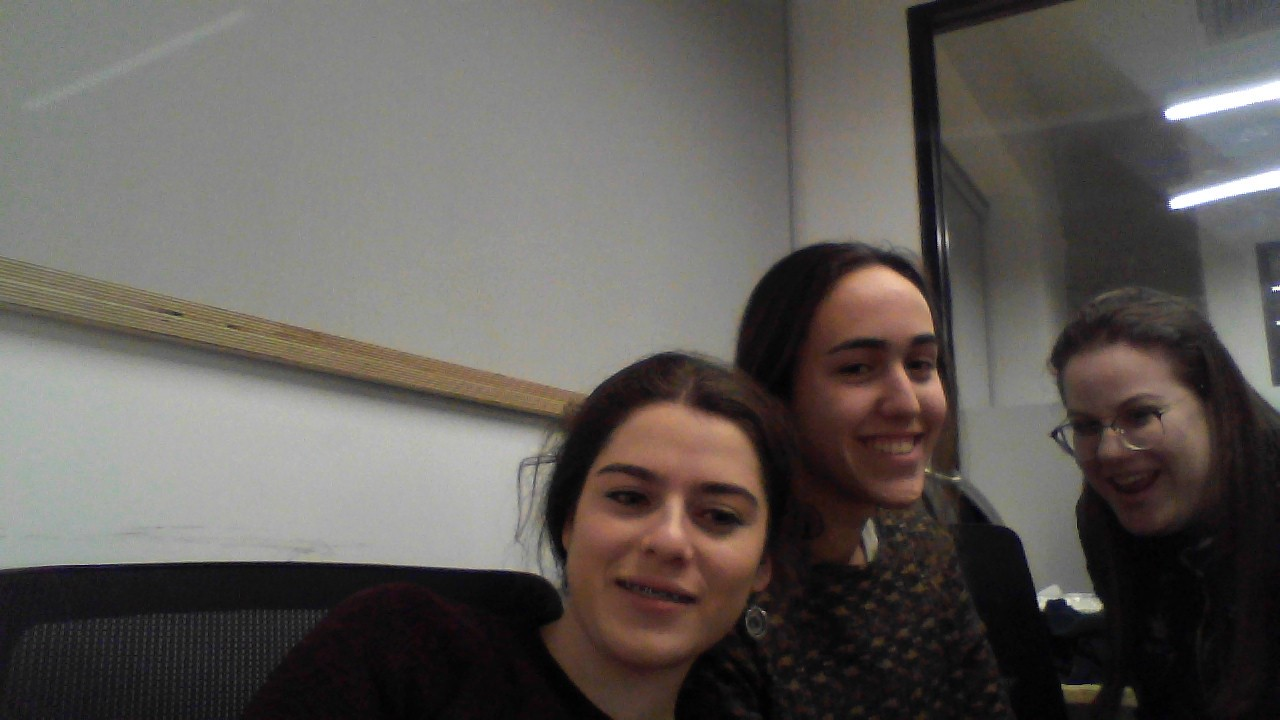
#> input picture Face-Detect/fa.png, 1280 x 720 px
$ python detect_face.py
#> lines starting #> are read from the running program, lines starting #| are printed output that depends on the picture; after the words box and inside, x2 and y2 are one past the last pixel; in counts of white or black regions, pixels touching at a corner belong together
from random import randint
import cv2
import sys
import os

CASCADE="Face_cascade.xml"
FACE_CASCADE=cv2.CascadeClassifier(CASCADE)

def detect_faces(image_path):


#> called with image_path = 'fa.png'
	image = cv2.imread(image_path)
#> image is the input picture: shape (720, 1280, 3); mean B, G, R 87.8, 91.7, 96.3
	image_grey=cv2.cvtColor(image,cv2.COLOR_BGR2GRAY)
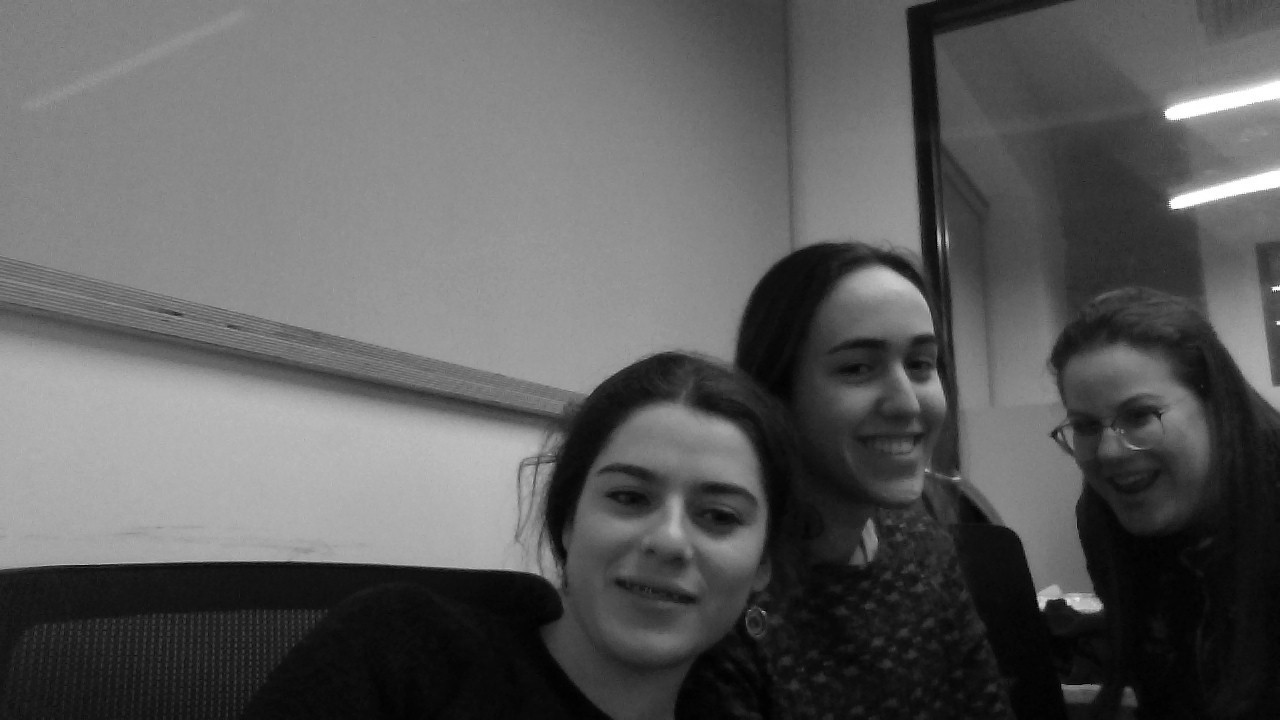
#> image_grey: shape (720, 1280); min 0, max 255, mean 92.6


	faces = FACE_CASCADE.detectMultiScale(image_grey,scaleFactor=1.16,minNeighbors=5,minSize=(25,25),flags=0)
#> faces = [[791, 288, 198, 198], [543, 404, 259, 259]]
	count_of_face = 0

	for x,y,w,h in faces:
	    sub_img=image[y-10:y+h+10,x-10:x+w+10]
	    os.chdir("Extracted")
	    cv2.imwrite(str(randint(0,10000))+".jpg",sub_img)
	    os.chdir("../")
	    cv2.rectangle(image,(x,y),(x+w,y+h),(255, 255,0),2)
#> this loop made 2 passes
#> pass 1, in detect_faces, `sub_img=image[y-10:y+h+10,x-10:x+w+10]`:
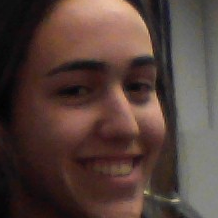
#> sub_img: shape (218, 218, 3); mean B, G, R 58.4, 64.6, 84.9
#> pass 2, in detect_faces, `sub_img=image[y-10:y+h+10,x-10:x+w+10]`:
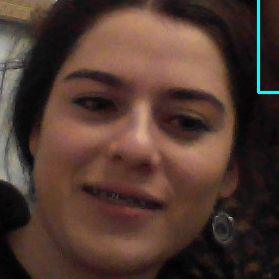
#> sub_img: shape (279, 279, 3); mean B, G, R 48.6, 57.8, 80.3
#> after the loop:
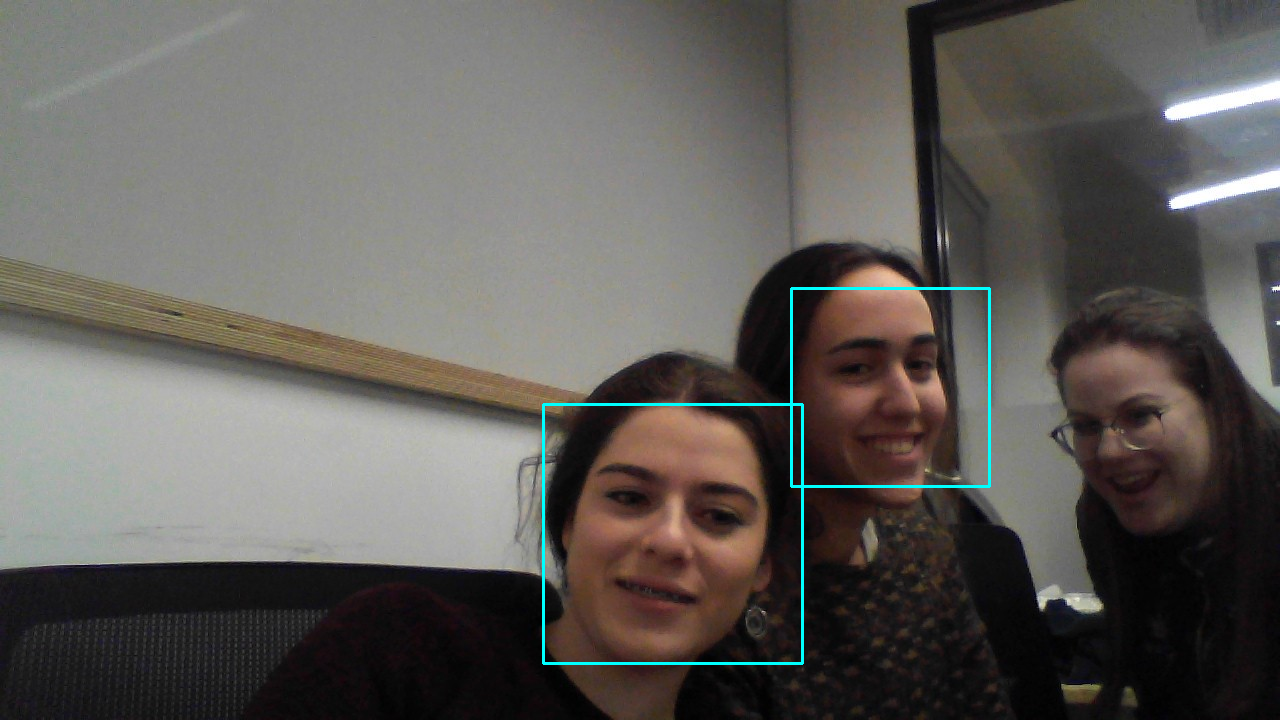
#> image: shape (720, 1280, 3); 0.59% of pixels changed, all inside (x1, y1, x2, y2) = (542, 287, 991, 665)
	count_of_face = print(len(faces))
#| 2


	cv2.imshow("Faces Found",image)
	if (cv2.waitKey(0) & 0xFF == ord('q')) or (cv2.waitKey(0) & 0xFF == ord('Q')):
#> (key q is pressed here)
		cv2.destroyAllWindows()

	return count_of_face

print(detect_faces('fa.png'))

$ run again, with Face-Detect/dd.png copied over Face-Detect/fa.png
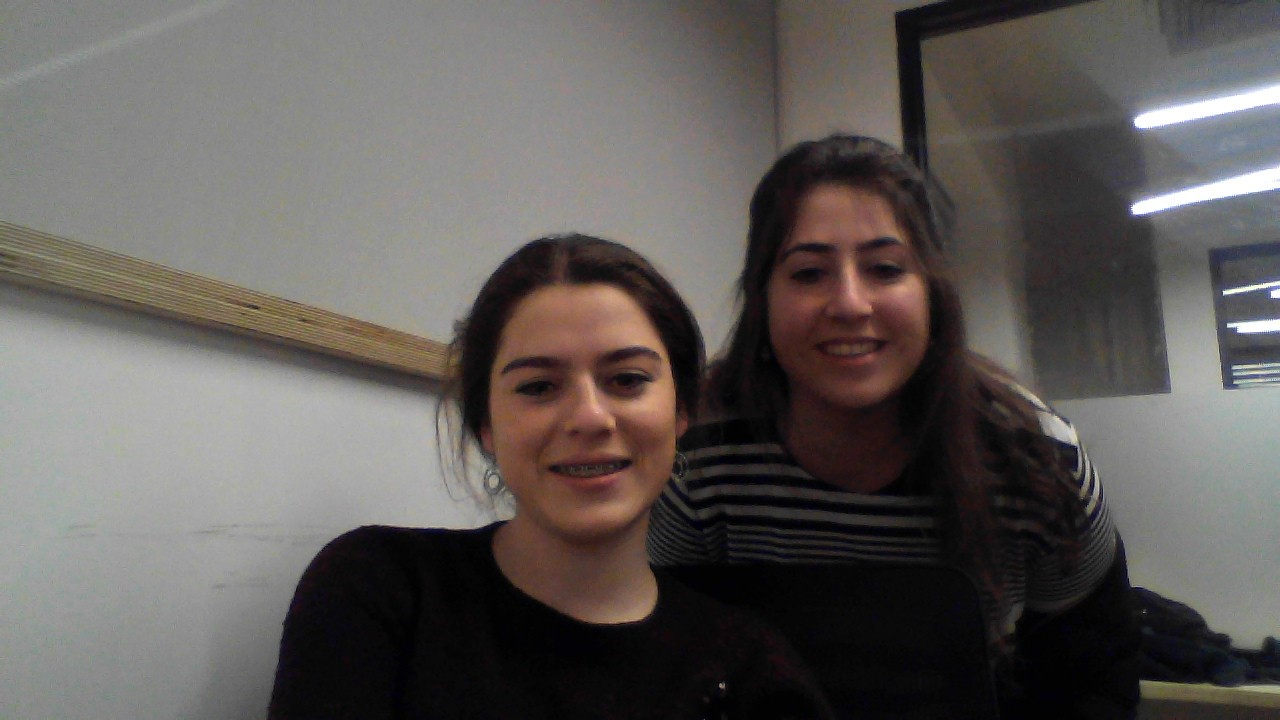
#> input picture Face-Detect/dd.png, 1280 x 720 px
#> in detect_faces, image is the input picture: shape (720, 1280, 3); mean B, G, R 88.4, 91, 95.7
#> faces = [[743, 187, 212, 212], [465, 288, 236, 236]]
#> the loop in detect_faces, `for x,y,w,h in faces:` made 2 passes
#> pass 1, in detect_faces, `sub_img=image[y-10:y+h+10,x-10:x+w+10]`:
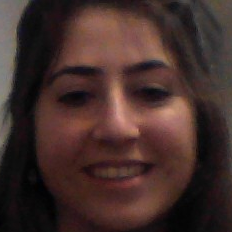
#> sub_img: shape (232, 232, 3); mean B, G, R 43, 46.6, 68.1
#> after the loop in detect_faces, `for x,y,w,h in faces:`:
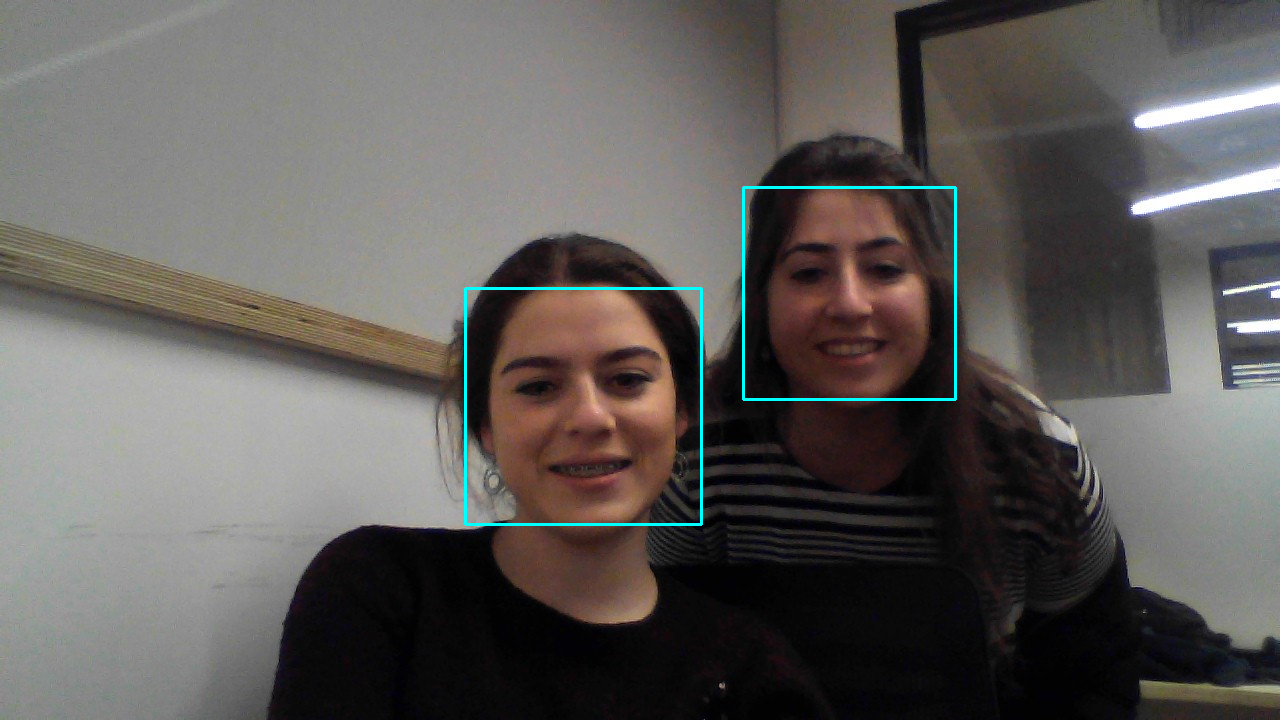
#> image: shape (720, 1280, 3); 0.58% of pixels changed, all inside (x1, y1, x2, y2) = (464, 186, 957, 526)
#| 2

$ run again, with Face-Detect/oo.png copied over Face-Detect/fa.png
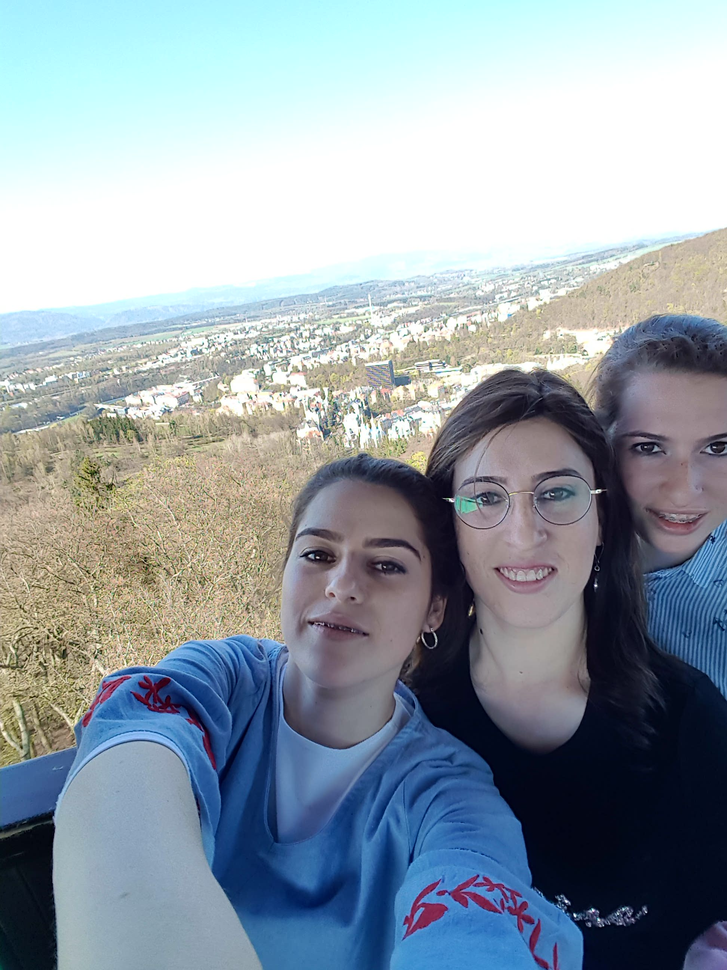
#> input picture Face-Detect/oo.png, 727 x 970 px, shrunk from 1944 x 2592 before the run
#> in detect_faces, image is the input picture: shape (970, 727, 3); mean B, G, R 166.5, 157.7, 145.8
#> faces = [[428, 421, 193, 193], [253, 485, 195, 195]]
#> the loop in detect_faces, `for x,y,w,h in faces:` made 2 passes
#> pass 1, in detect_faces, `sub_img=image[y-10:y+h+10,x-10:x+w+10]`:
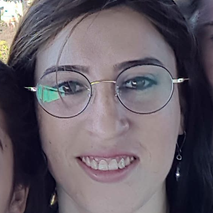
#> sub_img: shape (213, 213, 3); mean B, G, R 102, 93.1, 101.2
#> after the loop in detect_faces, `for x,y,w,h in faces:`:
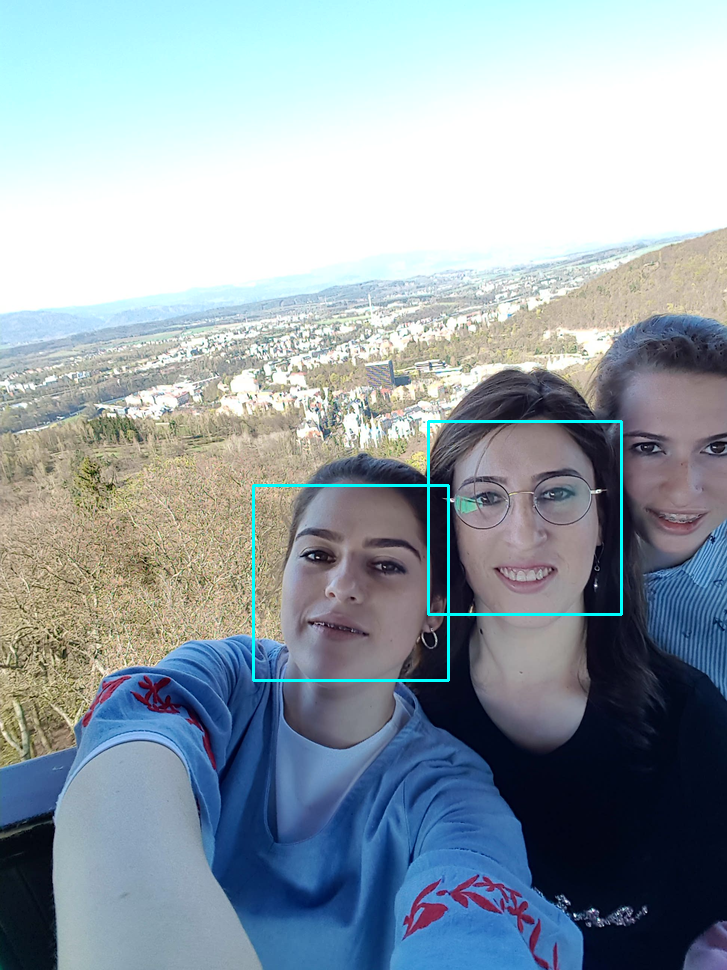
#> image: shape (970, 727, 3); 0.66% of pixels changed, all inside (x1, y1, x2, y2) = (252, 420, 623, 682)
#| 2
